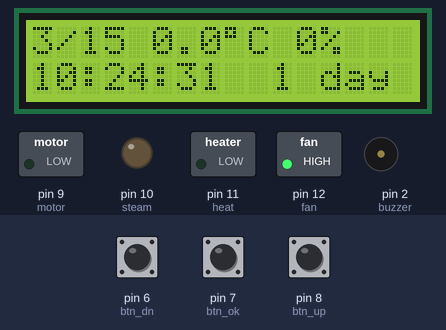
This sketch was run on a simulated Arduino Uno, built for the host (arithmetic inside an expression is 32-bit, double 64-bit). Shown: 16×2 character LCD, switched loads named in the sketch (green lamp = pin HIGH), output pins drawn as LEDs (lit = HIGH), buzzer (waves = sounding, pin HIGH). The inputs (shaded band) are chosen by the test bench; at power-on: pin 7 (btn_ok) HIGH, pin 6 (btn_dn) HIGH, pin 8 (btn_up) HIGH. The local clock reads 2024-03-15 10:24:30 at power-on unless the sketch sets it.

Above: at 1.2 s.
1.3 s: pin 7 (btn_ok) pulled LOW for 0.15 s
At 1.7 s:
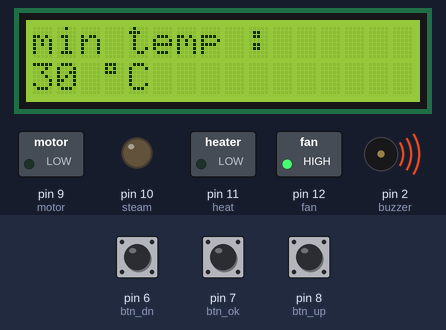
2.0 s: pin 7 (btn_ok) pulled LOW for 1 s
At 3.5 s:
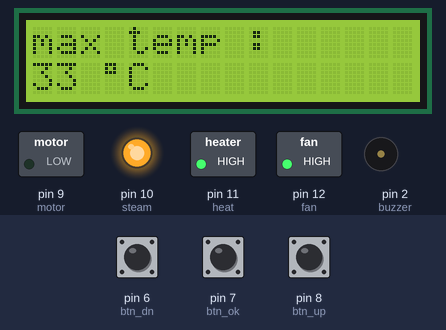
4.6 s: pin 7 (btn_ok) pulled LOW for 0.15 s
At 5.4 s:
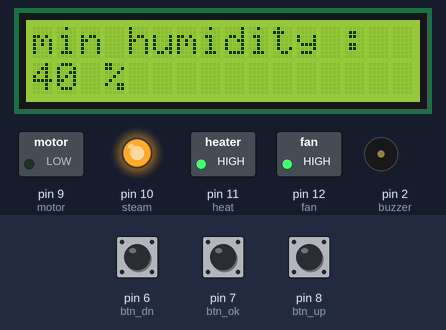
6.3 s: pin 7 (btn_ok) pulled LOW for 3.2 s
At 10.8 s:
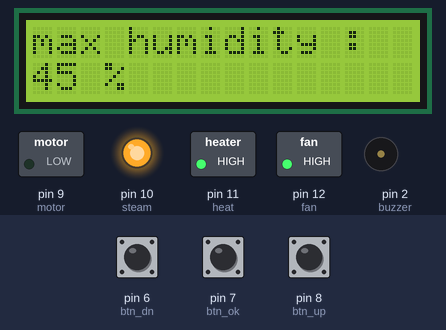
11.1 s: pin 7 (btn_ok) pulled LOW for 0.15 s
At 12.5 s:
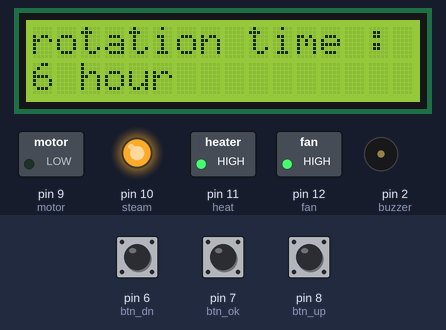
12.8 s: pin 7 (btn_ok) pulled LOW for 1 s
At 15.3 s:
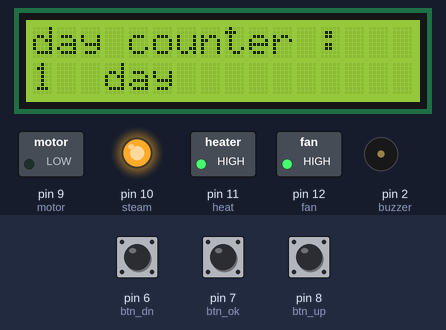
Timing chart, 0 to 16.4 s (numbered marks = the images above; inputs shaded):
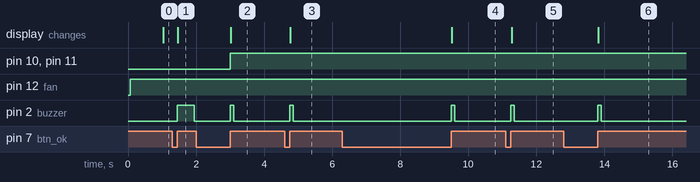

Measured:
- after the input at 1.3 s, pin 2 (buzzer): LOW → HIGH after 0.15 s, → LOW 0.50 s later; the display: changes after 0.17 s (image 1)
- after the input at 2.0 s, pin 10 (steam), pin 11 (heat): LOW → HIGH after 1.0 s instead of 0.07 s; pin 2 (buzzer): LOW → HIGH after 1.0 s, → LOW 0.10 s later; the display: changes after 1.0 s (image 2)
- after the input at 4.6 s, pin 2 (buzzer): LOW → HIGH after 0.15 s, → LOW 0.10 s later; the display: changes after 0.17 s (image 3)
- after the input at 6.3 s, pin 2 (buzzer): LOW → HIGH after 3.2 s, → LOW 0.10 s later; the display: changes after 3.2 s (image 4)
- after the input at 11.1 s, pin 2 (buzzer): LOW → HIGH after 0.15 s, → LOW 0.10 s later; the display: changes after 0.17 s (image 5)
- after the input at 12.8 s, pin 2 (buzzer): LOW → HIGH after 1.0 s, → LOW 0.10 s later; the display: changes after 1.0 s (image 6)

The sketch:

basic.ino
```cpp
#include <Wire.h>
#include <LiquidCrystal_I2C.h>
#include "AHT20.h"
#include "RTClib.h"

#define buzzer 2
#define btn_up 8
#define btn_ok 7
#define btn_dn 6
#define fan 12
#define heat 11
#define steam 10
#define motor 9
#define voltage_delay 2000

#define msw_up 5
#define msw_dn 4


LiquidCrystal_I2C lcd(0x27, 16, 2);

AHT20 aht;

RTC_DS1307 rtc;

enum mode{main, menu} mode = main;

enum menuMode{t_min,t_max,h_min,h_max,rot_time,d_cntr,rot_now} menuMode = t_min;

enum rotate_dir{up,dn}rotate_dir = up;


byte temp_min = 30;
byte temp_max = 33;
byte hum_min = 40;
byte hum_max = 45;
byte rotation_time = 6;
byte day_counter = 1;

float hum , temp;

long end_buzz, steam_on, fan_off, heat_on;
bool buzzing = false;
bool change_disp = true;
long last_mili, now;

DateTime time;
DateTime next_rot_time;

void setup() {
//  Serial.begin(9600);

  lcd.init();
  lcd.backlight();

  rtc.begin();

  aht.begin();

  time = rtc.now();
  next_rot_time = time + TimeSpan(0,rotation_time,0,0);

  pinMode(btn_up, INPUT_PULLUP);
  pinMode(btn_ok, INPUT_PULLUP);
  pinMode(btn_dn, INPUT_PULLUP);
  pinMode(buzzer, OUTPUT);
  pinMode(fan, OUTPUT);
  pinMode(heat, OUTPUT);
  pinMode(steam, OUTPUT);
  pinMode(motor, OUTPUT);

  digitalWrite(buzzer,0);
  digitalWrite(fan,0);
  digitalWrite(heat,0);
  digitalWrite(steam,0);
  digitalWrite(motor,0);

  pinMode(msw_up, INPUT_PULLUP);
  pinMode(msw_dn, INPUT_PULLUP);
}


void loop() {


  now = millis();
  if(now-last_mili > 1000){
    last_mili = now;
    time = rtc.now();
    aht.getSensor(&hum, &temp);
    hum = hum * 100;
    change_disp = true;
  }


  if(time >= next_rot_time){
    rotate();
  }


  if(hum < hum_min && steam_on == 0){
    digitalWrite(fan,1);
    steam_on = now + voltage_delay;
  }

  if(now > steam_on && steam_on != 0){
    digitalWrite(steam,1);
    steam_on=0;
  }

  if(hum > hum_max){
    digitalWrite(steam,0);
    fan_off = now + voltage_delay;
  }

  if(temp < temp_min && heat_on == 0){
    digitalWrite(fan,1);
    heat_on = now + voltage_delay;
  }

  if(now > heat_on && heat_on != 0){
    digitalWrite(heat,1);
    heat_on=0;
  }

  if(temp > temp_max){
    digitalWrite(heat,0);
    fan_off = now + voltage_delay;
  }

  if(now > fan_off && fan_off != 0){
    digitalWrite(fan,0);
    fan_off = 0;
  }


  if(buzzing){
    long now = millis();
    if(now > end_buzz){
      digitalWrite(buzzer,0);
      buzzing = false;
    }
  }


  switch(mode){
    case menu:
      menu_handle();
      break;
    case main:
      main_handler();
      break;
    default:
      break;
  }


  if(digitalRead(btn_ok)==LOW){
    delay(20);
    while(digitalRead(btn_ok)==LOW);
    change_disp = true;
    if(mode == main){
      mode = menu;
      buzz(true);
    }
    else if(mode == menu){
      if(menuMode == t_min){
        menuMode = t_max;
        if(temp_min > temp_max) temp_max = temp_min+1;
        buzz(false);
      }
      else if(menuMode==t_max){
        menuMode = h_min;
        buzz(false);
      }
      else if(menuMode==h_min){
        menuMode = h_max;
        if(hum_min > hum_max) hum_max = hum_min+1;
        buzz(false);
      }
      else if(menuMode==h_max){
        menuMode = rot_time;
        buzz(false);
      }
      else if(menuMode==rot_time){
        next_rot_time = rtc.now()+TimeSpan(0,rotation_time,0,0);
        menuMode = d_cntr;
        buzz(false);
      }
      else if(menuMode==d_cntr){
        menuMode = rot_now;
        buzz(false);
      }
      else if(menuMode==rot_now){
        menuMode = t_min;
        mode = main;
        buzz(true);
      }
    }

  }

  if(digitalRead(btn_dn)==LOW && mode == menu){
    delay(20);
    while(digitalRead(btn_dn)==LOW);
    change_disp = true;
    switch(menuMode){
      case t_min:
        if(temp_min > 30){ temp_min--; buzz(false);}
        else buzz_err();
        break;

      case t_max:
        if(temp_max > temp_min+1){ temp_max--; buzz(false);}
        else buzz_err();
        break;

      case h_min:
        if(hum_min > 40){ hum_min--; buzz(false);}
        else buzz_err();
        break;

      case h_max:
        if(hum_max > hum_min+1){ hum_max--; buzz(false);}
        else buzz_err();
        break;

      case rot_time:
        if(rotation_time > 1){ rotation_time--; buzz(false);}
        else buzz_err();
        break;

      case d_cntr:
        if(day_counter > 0){ day_counter--; buzz(false);}
        else buzz_err();
        break;
      default:break;
    }

  }

  if(digitalRead(btn_up)==LOW && mode == menu){
    delay(20);
    while(digitalRead(btn_up)==LOW);
    change_disp = true;
    switch(menuMode){
      case t_min:
        if(temp_min < 45){ temp_min++; buzz(false);}
        else buzz_err();
        break;

      case t_max:
        if(temp_max < 47){ temp_max++; buzz(false);}
        else buzz_err();
        break;

      case h_min:
        if(hum_min < 90){ hum_min++; buzz(false);}
        else buzz_err();
        break;

      case h_max:
        if(hum_max < 95){ hum_max++; buzz(false);}
        else buzz_err();
        break;

      case rot_time:
        if(rotation_time < 9){ rotation_time++; buzz(false);}
        else buzz_err();
        break;

      case d_cntr:
        if(day_counter < 255){ day_counter++; buzz(false);}
        else buzz_err();
        break;

      case rot_now:
        rotate();
        break;
      default:break;
    }

  }


}

void buzz(bool lng){
  if(!buzzing){
    if(lng)
      end_buzz = millis() + 500;
    else
      end_buzz = millis() + 100;

    digitalWrite(buzzer,1);
    buzzing = true;
  }
}


byte h,m,s;

void main_handler(){
  if(change_disp){

    lcd.clear();
    lcd.home();
    lcd.print(time.month());
    lcd.print("/");
    lcd.print(time.day());

    lcd.print(" ");
    lcd.print(temp,1);
    lcd.print((char)223);
    lcd.print("C");
    lcd.print(" ");
    lcd.print(hum,0);
    lcd.print("%");

    h = time.hour();
    m = time.minute();
    s = time.second();

    lcd.setCursor(0,1);
    if(h < 10) lcd.print("0");
    lcd.print(h);
    lcd.print(":");
    if(m < 10) lcd.print("0");
    lcd.print(m);
    lcd.print(":");
    if(s < 10) lcd.print("0");
    lcd.print(s);

    lcd.print(" ");
    if(day_counter < 10) lcd.print(" ");
    lcd.print(day_counter);
    lcd.print(" ");
    lcd.print("day");
    if(day_counter > 1) lcd.print("s");

    change_disp = false;
  }
}

void menu_handle(){
  if(change_disp){
    switch(menuMode){
      case t_min:
        lcd.clear();
        lcd.setCursor(0,0);
        lcd.print("min temp :");
        lcd.setCursor(0,1);
        lcd.print(temp_min);
        lcd.print(" ");
        lcd.print((char)223);
        lcd.print("C");
        break;

      case t_max:
        lcd.clear();
        lcd.setCursor(0,0);
        lcd.print("max temp :");
        lcd.setCursor(0,1);
        lcd.print(temp_max);
        lcd.print(" ");
        lcd.print((char)223);
        lcd.print("C");
        break;

      case h_min:
        lcd.clear();
        lcd.setCursor(0,0);
        lcd.print("min humidity :");
        lcd.setCursor(0,1);
        lcd.print(hum_min);
        lcd.print(" %");
        break;

      case h_max:
        lcd.clear();
        lcd.setCursor(0,0);
        lcd.print("max humidity :");
        lcd.setCursor(0,1);
        lcd.print(hum_max);
        lcd.print(" %");
        break;

       case rot_time:
        lcd.clear();
        lcd.setCursor(0,0);
        lcd.print("rotation time :");
        lcd.setCursor(0,1);
        lcd.print(rotation_time);
        lcd.print(" hour");
        break;

      case d_cntr:
        lcd.clear();
        lcd.setCursor(0,0);
        lcd.print("day counter :");
        lcd.setCursor(0,1);
        lcd.print(day_counter);
        if(day_counter < 10) lcd.print(" ");
        lcd.print(" day");
        if(day_counter > 1) lcd.print("s");
        break;

     case rot_now:
        lcd.clear();
        lcd.setCursor(0,0);
        lcd.print("press up to");
        lcd.setCursor(0,1);
        lcd.print("rotate now");

        break;

      default: break;
    }
  change_disp = false;
  }
}


void rotate(){
  lcd.clear();
  lcd.setCursor(0,0);
  lcd.print("rotating");
  lcd.setCursor(0,1);
  lcd.print("Please Wait...");
  digitalWrite(buzzer,1);
  delay(100);
  digitalWrite(buzzer,0);

  digitalWrite(motor,1);

  if(rotate_dir == up){
    while(digitalRead(msw_up) == 1);
    rotate_dir = dn;
  }
  else{
    while(digitalRead(msw_dn) == 1);
    rotate_dir = up;
  }

  digitalWrite(motor,0);

  next_rot_time = rtc.now()+TimeSpan(0,rotation_time,0,0);

}


void buzz_err(){
  byte t = 60;
  digitalWrite(buzzer,1);
  delay(t);
  digitalWrite(buzzer,0);
  delay(t);
  digitalWrite(buzzer,1);
  delay(t);
  digitalWrite(buzzer,0);
  delay(t);
  digitalWrite(buzzer,1);
  delay(t);
  digitalWrite(buzzer,0);
  delay(t);
  digitalWrite(buzzer,1);
  delay(t);
  digitalWrite(buzzer,0);
  delay(t);
}
```
